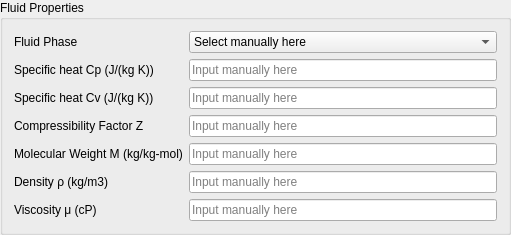
           <widget class="QGroupBox" name="fluid_properties_results">
            <property name="geometry">
             <rect>
              <x>10</x>
              <y>600</y>
              <width>511</width>
              <height>211</height>
             </rect>
            </property>
            <property name="title">
             <string>Fluid Properties</string>
            </property>
            <layout class="QGridLayout" name="gridLayout_16">
             <item row="4" column="1">
              <widget class="QLineEdit" name="molecular_weight_2">
               <property name="placeholderText">
                <string>Input manually here</string>
               </property>
              </widget>
             </item>
             <item row="5" column="1">
              <widget class="QLineEdit" name="density_2">
               <property name="placeholderText">
                <string>Input manually here</string>
               </property>
              </widget>
             </item>
             <item row="1" column="1">
              <widget class="QLineEdit" name="specific_heat_cp_2">
               <property name="placeholderText">
                <string>Input manually here</string>
               </property>
              </widget>
             </item>
             <item row="5" column="0">
              <widget class="QLabel" name="density">
               <property name="text">
                <string>Density ρ (kg/m3)</string>
               </property>
              </widget>
             </item>
             <item row="3" column="0">
              <widget class="QLabel" name="compressibility_factor">
               <property name="text">
                <string>Compressibility Factor Z</string>
               </property>
              </widget>
             </item>
             <item row="1" column="0">
              <widget class="QLabel" name="specific_heat_cp">
               <property name="text">
                <string>Specific heat Cp (J/(kg K))</string>
               </property>
              </widget>
             </item>
             <item row="3" column="1">
              <widget class="QLineEdit" name="compressibility_factor_2">
               <property name="placeholderText">
                <string>Input manually here</string>
               </property>
              </widget>
             </item>
             <item row="0" column="1">
              <widget class="QComboBox" name="fluid_phase_2">
               <property name="currentText">
                <string>Select manually here</string>
               </property>
               <item>
                <property name="text">
                 <string>Select manually here</string>
                </property>
               </item>
               <item>
                <property name="text">
                 <string>Vapour</string>
                </property>
               </item>
               <item>
                <property name="text">
                 <string>Liquid</string>
                </property>
               </item>
               <item>
                <property name="text">
                 <string>Liquid/Vapour</string>
                </property>
               </item>
               <item>
                <property name="text">
                 <string>Supercritical</string>
                </property>
               </item>
              </widget>
             </item>
             <item row="0" column="0">
              <widget class="QLabel" name="fluid_phase">
               <property name="text">
                <string>Fluid Phase</string>
               </property>
              </widget>
             </item>
             <item row="4" column="0">
              <widget class="QLabel" name="molecular_weight">
               <property name="text">
                <string>Molecular Weight M (kg/kg-mol)</string>
               </property>
              </widget>
             </item>
             <item row="2" column="0">
              <widget class="QLabel" name="specific_heat_cv">
               <property name="text">
                <string>Specific heat Cv (J/(kg K))</string>
               </property>
              </widget>
             </item>
             <item row="2" column="1">
              <widget class="QLineEdit" name="specific_heat_cv_2">
               <property name="placeholderText">
                <string>Input manually here</string>
               </property>
              </widget>
             </item>
             <item row="6" column="0">
              <widget class="QLabel" name="viscosity">
               <property name="text">
                <string>Viscosity μ (cP)</string>
               </property>
              </widget>
             </item>
             <item row="6" column="1">
              <widget class="QLineEdit" name="viscosity_2">
               <property name="placeholderText">
                <string>Input manually here</string>
               </property>
              </widget>
             </item>
            </layout>
           </widget>
